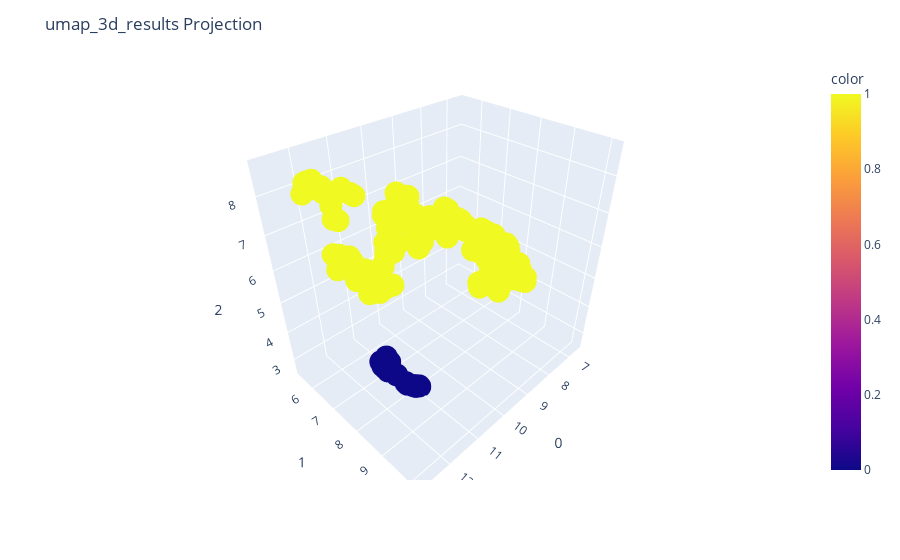

Notebook source saved alongside this figure:
### Code cell
np.random.seed(42)
from umap import UMAP
umap_3d=UMAP(n_components=3)
umap_3d_results=umap_3d.fit_transform(preprocessed_data)
fig=px.scatter_3d(
    umap_3d_results,x=0,y=1,z=2,color=y
)
fig.update_layout(
    title_text="umap_3d_results Projection",
    legend_title_text='y'    
)
fig.show()

### Figure 1 — Plotly figure (JSON) as saved in the notebook; plotly's stock layout.template omitted (floating-point values rounded to 4 significant figures; data arrays with more than 128 entries replaced by an {"elided": "..."} marker saying what was removed)
{"data": [{"hovertemplate": "0=%{x}<br>1=%{y}<br>2=%{z}<br>color=%{marker.color}<extra></extra>", "legendgroup": "", "marker": {"color": {"elided": "205 int values"}, "coloraxis": "coloraxis", "symbol": "circle"}, "mode": "markers", "name": "", "scene": "scene", "showlegend": false, "type": "scatter3d", "x": {"elided": "205 float values"}, "y": {"elided": "205 float values"}, "z": {"elided": "205 float values"}}], "layout": {"coloraxis": {"colorbar": {"title": {"text": "color"}}, "colorscale": [[0, "#0d0887"], [0.1111, "#46039f"], [0.2222, "#7201a8"], [0.3333, "#9c179e"], [0.4444, "#bd3786"], [0.5556, "#d8576b"], [0.6667, "#ed7953"], [0.7778, "#fb9f3a"], [0.8889, "#fdca26"], [1, "#f0f921"]]}, "legend": {"title": {"text": "y"}, "tracegroupgap": 0}, "margin": {"t": 60}, "scene": {"domain": {"x": [0, 1], "y": [0, 1]}, "xaxis": {"title": {"text": "0"}}, "yaxis": {"title": {"text": "1"}}, "zaxis": {"title": {"text": "2"}}}, "title": {"text": "umap_3d_results Projection"}}}
